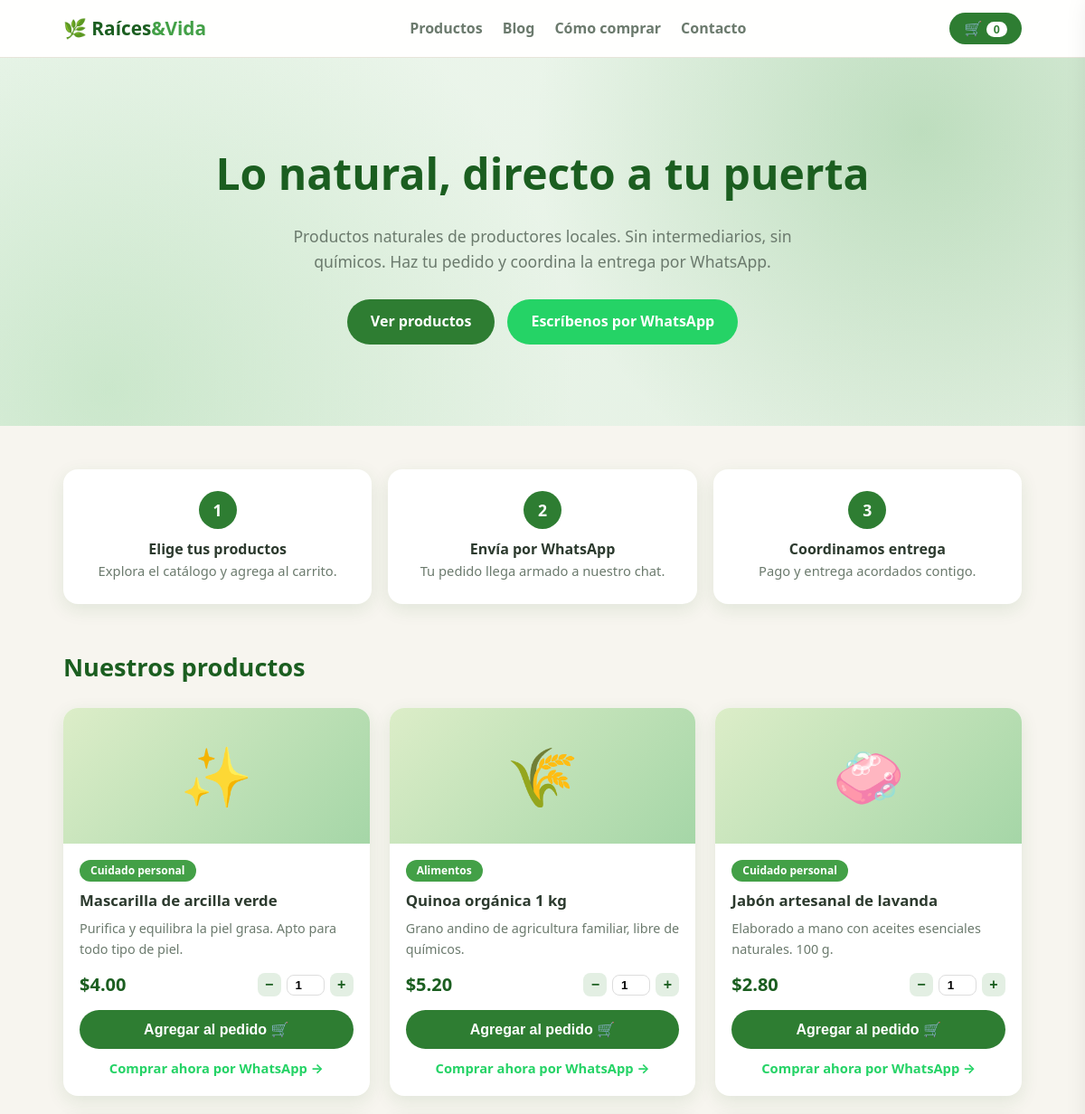
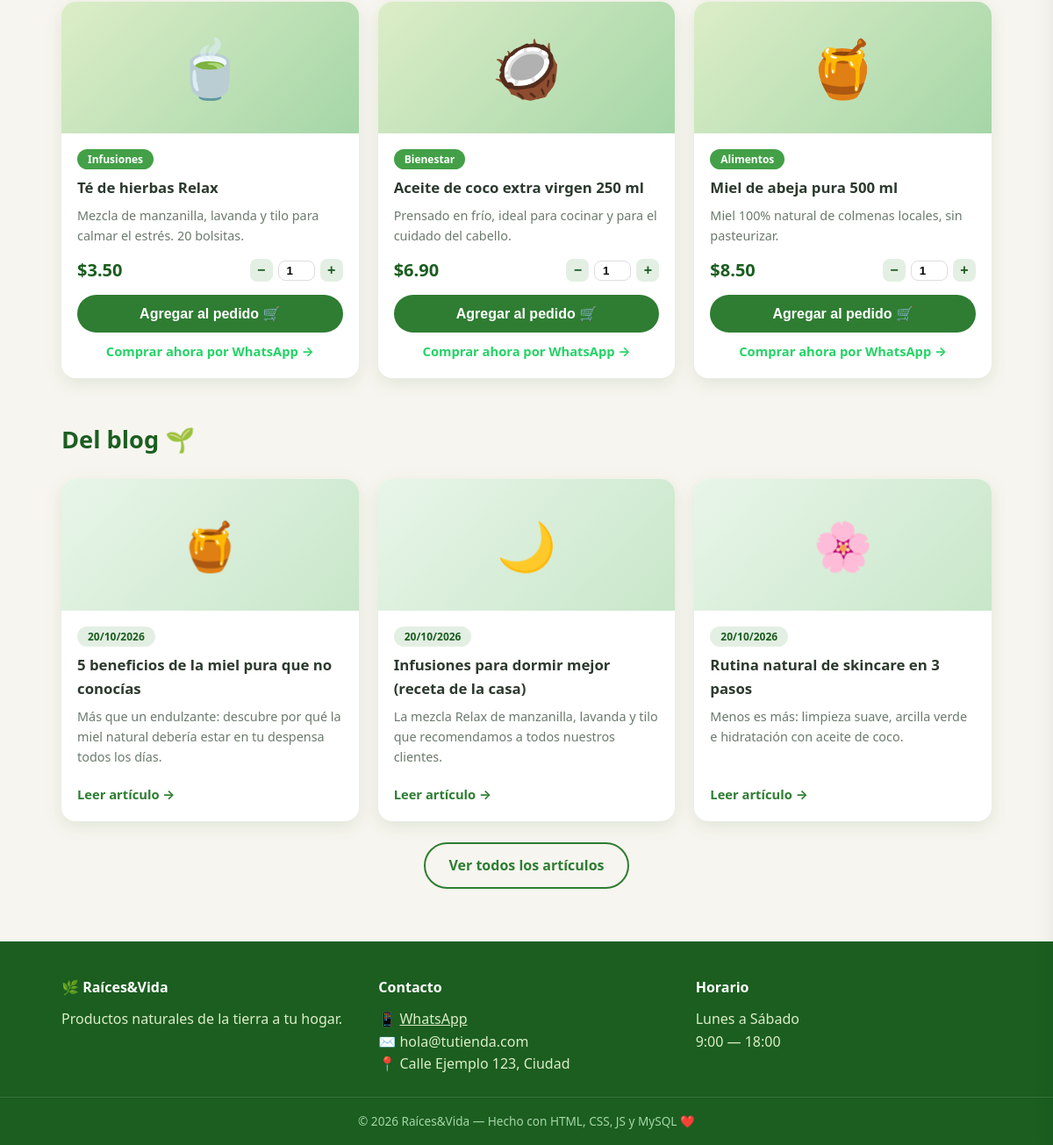
The page / on the database its author committed (2 pictures, top to bottom).
### tables this page shows
CREATE TABLE productos (
  id INT AUTO_INCREMENT PRIMARY KEY,
  nombre VARCHAR(120) NOT NULL,
  descripcion TEXT,
  precio DECIMAL(10,2) NOT NULL,
  categoria VARCHAR(60) DEFAULT 'General',
  icono VARCHAR(8) DEFAULT '🌿',
  stock INT DEFAULT 0,
  activo TINYINT(1) DEFAULT 1,
  creado_en TIMESTAMP DEFAULT CURRENT_TIMESTAMP
);

CREATE TABLE posts (
  id INT AUTO_INCREMENT PRIMARY KEY,
  titulo VARCHAR(180) NOT NULL,
  icono VARCHAR(8) DEFAULT '📝',
  resumen VARCHAR(255),
  contenido TEXT,
  fecha DATE DEFAULT (CURRENT_DATE)
);

### includes/config.php (called while the page is built, shortened)
<?php
function e(?string $s): string {
    return htmlspecialchars($s ?? '', ENT_QUOTES, 'UTF-8');
}
function precio(float $n): string {
    return '$' . number_format($n, 2);
}

### index.php (the view, shortened to what this page needs)
<?php
require_once __DIR__ . '/includes/config.php';
$productos = $pdo->query("SELECT * FROM productos WHERE activo = 1 ORDER BY id DESC")
                 ->fetchAll(PDO::FETCH_ASSOC);
$posts = $pdo->query("SELECT id, titulo, icono, resumen, fecha FROM posts ORDER BY fecha DESC LIMIT 3")
               ->fetchAll(PDO::FETCH_ASSOC);
?>
<!DOCTYPE html>
<html lang="es">
<head>
<link rel="stylesheet" href="css/style.css">
</head>
<body>
<header class="header">
  <div class="container header-inner">
    <a class="logo" href="index.php">🌿 Raíces<span>&amp;Vida</span></a>
    <nav class="nav">
      <a href="#productos">Productos</a>
      <a href="blog.php">Blog</a>
      <a href="#como-comprar">Cómo comprar</a>
      <a href="#contacto">Contacto</a>
    </nav>
    <button class="btn-cart" id="abrirCarrito" aria-label="Abrir carrito">
      🛒 <span class="cart-count" id="cartCount">0</span>
    </button>
  </div>
</header>
<section class="hero">
  <div class="container">
    <h1>Lo natural, directo a tu puerta</h1>
    <p>Productos naturales de productores locales. Sin intermediarios, sin químicos. Haz tu pedido y coordina la entrega por WhatsApp.</p>
    <div class="hero-actions">
      <a class="btn" href="#productos">Ver productos</a>
      <a class="btn btn-wsp" href="<?= WHATSAPP_LINK ?>?text=<?= urlencode('Hola, quiero información sobre sus productos 🌿') ?>" target="_blank">Escríbenos por WhatsApp</a>
    </div>
  </div>
</section>
<main class="container">
  <section class="steps" id="como-comprar">
    <div class="step"><span>1</span><h4>Elige tus productos</h4><p>Explora el catálogo y agrega al carrito.</p></div>
    <div class="step"><span>2</span><h4>Envía por WhatsApp</h4><p>Tu pedido llega armado a nuestro chat.</p></div>
    <div class="step"><span>3</span><h4>Coordinamos entrega</h4><p>Pago y entrega acordados contigo.</p></div>
  </section>
  <section id="productos">
    <h2 class="section-title">Nuestros productos</h2>
    <div class="grid" id="gridProductos">
      <?php foreach ($productos as $p): ?>
      <article class="card">
        <div class="card-img"><span><?= e($p['icono']) ?></span></div>
        <div class="card-body">
          <span class="badge"><?= e($p['categoria']) ?></span>
          <h3><?= e($p['nombre']) ?></h3>
          <p class="desc"><?= e($p['descripcion']) ?></p>
          <div class="card-foot">
            <span class="precio"><?= precio((float)$p['precio']) ?></span>
            <div class="qty">
              <button class="qty-btn" data-accion="restar">−</button>
              <input type="number" class="qty-input" value="1" min="1" max="<?= (int)$p['stock'] ?>">
              <button class="qty-btn" data-accion="sumar">+</button>
            </div>
          </div>
          <button class="btn btn-block btn-add"
                  data-id="<?= (int)$p['id'] ?>"
                  data-nombre="<?= e($p['nombre']) ?>"
                  data-precio="<?= (float)$p['precio'] ?>">
            Agregar al pedido 🛒
          </button>
          <a class="btn-wsp-link" target="_blank"
             href="<?= WHATSAPP_LINK ?>?text=<?= urlencode('Hola, quiero comprar: 1 x ' . $p['nombre'] . ' (' . precio((float)$p['precio']) . ')') ?>">
             Comprar ahora por WhatsApp →
          </a>
        </div>
      </article>
      <?php endforeach; ?>
    </div>
  </section>
  <section>
    <h2 class="section-title">Del blog 🌱</h2>
    <div class="grid grid-3">
      <?php foreach ($posts as $post): ?>
      <a class="card post-card" href="post.php?id=<?= (int)$post['id'] ?>">
        <div class="card-img post-img"><span><?= e($post['icono']) ?></span></div>
        <div class="card-body">
          <span class="badge badge-soft"><?= date('d/m/Y', strtotime($post['fecha'])) ?></span>
          <h3><?= e($post['titulo']) ?></h3>
          <p class="desc"><?= e($post['resumen']) ?></p>
          <span class="leer-mas">Leer artículo →</span>
        </div>
      </a>
      <?php endforeach; ?>
    </div>
    <div class="center"><a class="btn btn-outline" href="blog.php">Ver todos los artículos</a></div>
  </section>
</main>
<footer class="footer" id="contacto">
  <div class="container footer-grid">
    <div>
      <h4>🌿 Raíces&amp;Vida</h4>
      <p>Productos naturales de la tierra a tu hogar.</p>
    </div>
    <div>
      <h4>Contacto</h4>
      <p>📱 <a href="<?= WHATSAPP_LINK ?>" target="_blank">WhatsApp</a><br>
         ✉️ hola@tutienda.com<br>
         📍 Calle Ejemplo 123, Ciudad</p>
    </div>
    <div>
      <h4>Horario</h4>
      <p>Lunes a Sábado<br>9:00 — 18:00</p>
    </div>
  </div>
  <p class="copy">© <?= date('Y') ?> Raíces&amp;Vida — Hecho con HTML, CSS, JS y MySQL ❤️</p>
</footer>
</body>
</html>

### rows shown on the page
productos: icono "✨", categoria "Cuidado personal", nombre "Mascarilla de arcilla verde", descripcion "Purifica y equilibra la piel grasa. Apto para todo tipo de piel.", precio "$4.00"
productos: icono "🌾", categoria "Alimentos", nombre "Quinoa orgánica 1 kg", descripcion "Grano andino de agricultura familiar, libre de químicos.", precio "$5.20"
productos: icono "🧼", categoria "Cuidado personal", nombre "Jabón artesanal de lavanda", descripcion "Elaborado a mano con aceites esenciales naturales. 100 g.", precio "$2.80"
productos: icono "🍵", categoria "Infusiones", nombre "Té de hierbas Relax", descripcion "Mezcla de manzanilla, lavanda y tilo para calmar el estrés. 20 bolsitas.", precio "$3.50"
productos: icono "🥥", categoria "Bienestar", nombre "Aceite de coco extra virgen 250 ml", descripcion "Prensado en frío, ideal para cocinar y para el cuidado del cabello.", precio "$6.90"
productos: icono "🍯", categoria "Alimentos", nombre "Miel de abeja pura 500 ml", descripcion "Miel 100% natural de colmenas locales, sin pasteurizar.", precio "$8.50"
posts: icono "🍯", fecha "20/10/2026", titulo "5 beneficios de la miel pura que no conocías", resumen "Más que un endulzante: descubre por qué la miel natural debería estar en tu despensa todos los días."
posts: icono "🌙", fecha "20/10/2026", titulo "Infusiones para dormir mejor (receta de la casa)", resumen "La mezcla Relax de manzanilla, lavanda y tilo que recomendamos a todos nuestros clientes."
posts: icono "🌸", fecha "20/10/2026", titulo "Rutina natural de skincare en 3 pasos", resumen "Menos es más: limpieza suave, arcilla verde e hidratación con aceite de coco."
